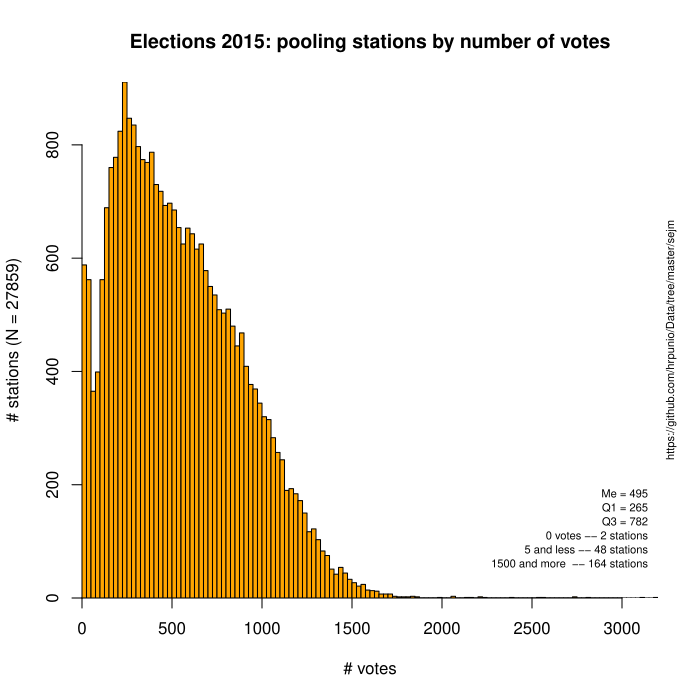

Here is the R script that generated this plot:
## histogram
##
komisje <- read.csv("komisje_glosy_razem.csv", sep = ';',  header=T, na.string="NA");
str(komisje);

hist(komisje$glosy, breaks=seq(0, 3200, by=25),
       freq=TRUE,col="orange",main="Elections 2015: pooling stations by number of votes",
       xlab="# votes",ylab="# stations (N = 27859)",yaxs="i",xaxs="i")

mtext(text="https://github.com/hrpunio/Data/tree/master/sejm", 4, cex=0.7)
text(3200,100, "Me = 495\nQ1 = 265\nQ3 = 782\n0 votes -- 2 stations\n5 and less -- 48 stations\n1500 and more  -- 164 stations", 2, cex=0.7,  adj=c(0,0));

##
fivenum(komisje$glosy);
##
quantile(komisje$glosy, c(.10));
quantile(komisje$glosy, c(.05));
quantile(komisje$glosy, c(.90));
